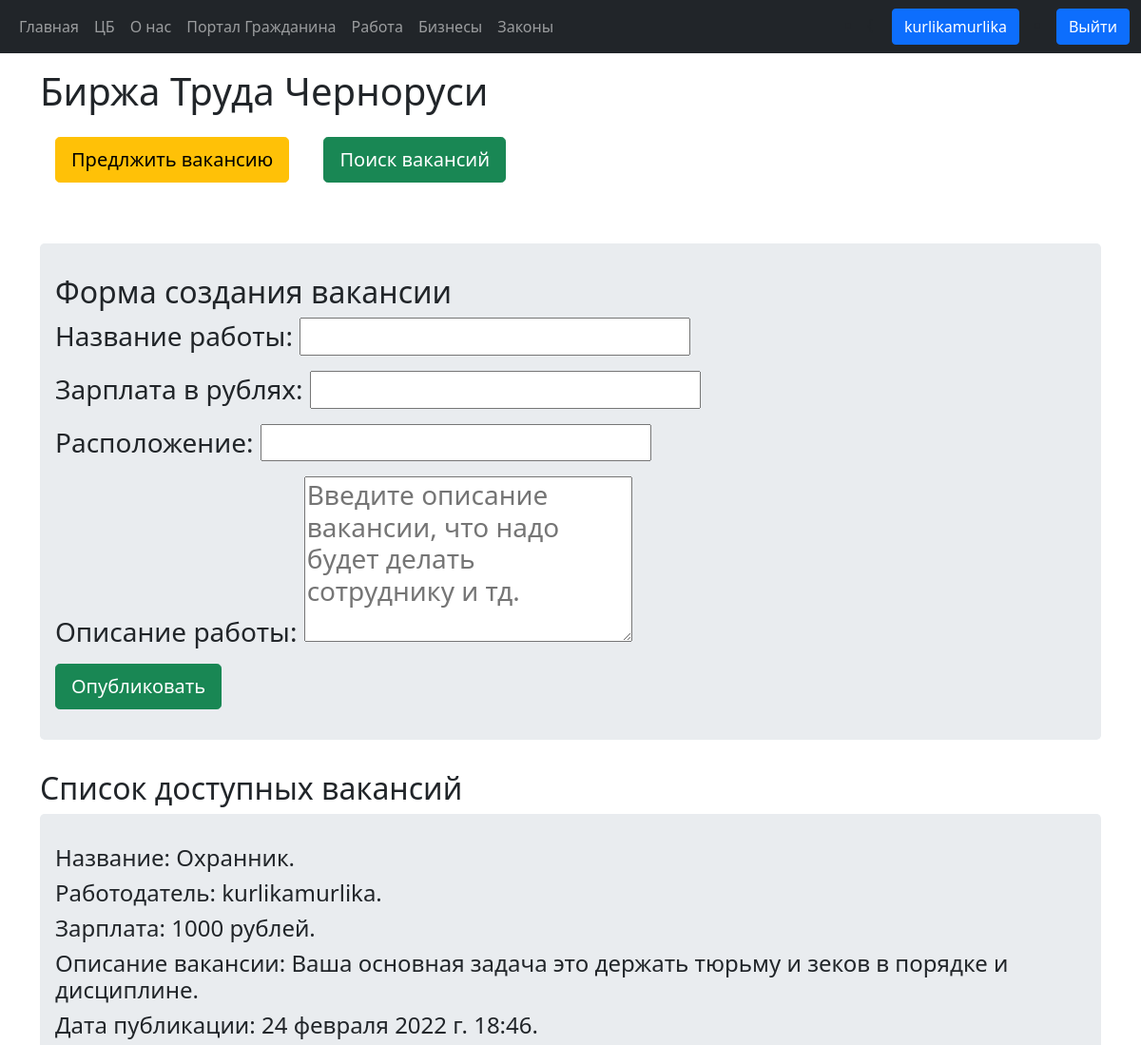
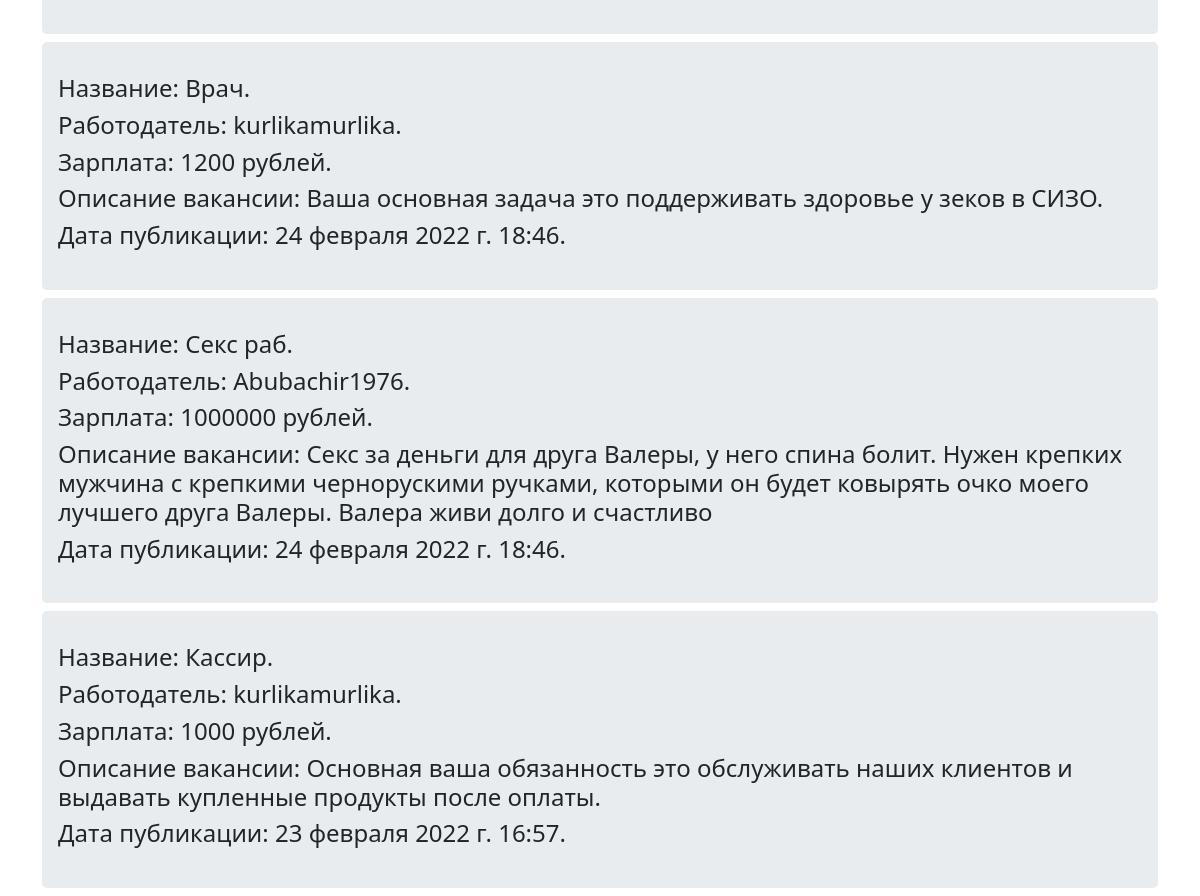
The app's page /jobs/ (signed in) with its own data (2 pictures, top to bottom).
### bank/models.py (models this page shows, shortened)
class JobOffer(models.Model):
    employer = models.ForeignKey(User, on_delete=models.CASCADE, related_name='job_offers')
    job_name = models.CharField(max_length=50)
    salary = models.IntegerField(default=0)
    location = models.CharField(max_length=100, default='Черногорск')
    description = models.TextField()
    pub_time = models.DateTimeField(default=timezone.now)
    class Meta:
        ordering = ['-pub_time']

### bank/views.py (the view)
# urls.py: path('jobs/', views.jobs, name='jobs'),
def jobs(request):
    form = JobOfferForm(request.POST or None)
    job_list = JobOffer.objects.order_by('-pub_time')
    jobs_dict = {
        'form': form,
        'job_list': job_list,
    }
    if form.is_valid():
        job_offer = form.save(commit=False)
        job_offer.employer = request.user
        job_offer.pub_time = timezone.now()
        job_offer.save()
        return HttpResponseRedirect(reverse('bank:index'))
    return render(request, 'bank/jobs.html', context=jobs_dict)

### bank/forms.py
class JobOfferForm(forms.ModelForm):
    job_name = forms.CharField(label='Название работы')
    salary = forms.IntegerField(min_value=0, label='Зарплата в рублях')
    location = forms.CharField(label="Расположение")
    description = forms.CharField(widget=forms.Textarea(attrs={'rows': 5, 'cols': 20, 'placeholder': 'Введите описание вакансии, что надо будет делать сотруднику и тд.'}), label="Описание работы")
    class Meta:
        model = JobOffer
        exclude = ('employer', 'pub_time',)

### bank/templates/bank/jobs.html (shortened to what this page needs)
<!DOCTYPE html>
{% extends 'bank/base.html' %}
{% block body_content %}
    <h1>Биржа Труда Черноруси</h1>
    <div class="mb-5">
        <a class="btn btn-warning btn-lg m-3" href="#job-offer">Предлжить вакансию</a>
        <a class="btn btn-success btn-lg m-3" href="#job-list">Поиск вакансий</a>
    </div>
    <div class="jumbotron" id="job-offer">
        <h2>Форма создания вакансии</h2>
        <form method="post">
            <h3>{{ form.as_p }}</h3>
            <button type="submit" class="btn btn-success btn-lg">Опубликовать</button>
        </form>
    </div>
    <div id="job-list">
        <h2>Список доступных вакансий</h2>
        {% for job in job_list %}
            <div class="jumbotron my-2">
                <h4>Название: {{ job.job_name }}.</h4>
                <h4>Работодатель: {{ job.employer.username }}.</h4>
                <h4>Зарплата: {{ job.salary }} рублей.</h4>
                <h4>Описание вакансии: {{ job.description }}</h4>
                <h4>Дата публикации: {{ job.pub_time }}.</h4>
            </div>
        {% endfor %}
    </div>
{% endblock %}

### bank/templates/bank/base.html (shortened to what this page needs)
<!DOCTYPE html>
<html lang="ru">
{% load static %}
<head>
    <link href="https://cdn.jsdelivr.net/npm/bootstrap@5.1.2/dist/css/bootstrap.min.css" rel="stylesheet">
    <link href="{% static 'bank/style.css' %}" rel="stylesheet">
</head>
<body>
<nav class="navbar navbar-expand-sm bg-dark navbar-dark">
        <div class="container-fluid">
            <ul class="navbar-nav">
                <li class="nav-item">
                    <a class="nav-link" href="{% url 'bank:index' %}">Главная</a>
                </li>
                <li class="nav-item">
                    <a class="nav-link" href="{% url 'bank:send' %}">ЦБ</a>
                </li>
                <li class="nav-item">
                    <a class="nav-link" href="{% url 'bank:about_us' %}">О нас</a>
                </li>
                <li class="nav-item">
                    <a class='nav-link' href="{% url 'bank:citizen' %}">Портал Гражданина</a>
                </li>
                <li class="nav-item">
                    <a class='nav-link' href="{% url 'bank:jobs' %}">Работа</a>
                </li>
                <li class="nav-item">
                    <a class='nav-link' href="{% url 'bank:businesses' %}">Бизнесы</a>
                </li>
                <li class="nav-item">
                    <a class="nav-link" href="{% url 'bank:laws' %}">Законы</a>
                </li>
            </ul>
            <div class="d-flex">
                {% if user.is_authenticated %}
                    <li class="nav-item">{
                        <a class="btn btn-primary mx-3" href="{% url 'bank:profile'%}">{{ user.get_username }}</a></li>
                    <li class="nav-item">
                        <a class="btn btn-primary" href="{% url 'logout'%}?next={{request.path}}">Выйти</a>
                    </li>
                {% endif %}
            </div>
        </div>
</nav>
<div class="container mt-3">
{% if user.is_authenticated %}
{% block body_content %}
{% endblock %}
{% else %}
<h1>Войдите в аккаунт для дальнейшего использования</h1>
{% endif %}
</div>
</body>
</html>

### bank/static/bank/style.css (style rules this page uses)
.jumbotron { padding: 2rem 1rem; margin-bottom: 2rem; background-color: #e9ecef; border-radius: .3rem; }

### records on screen
JobOffer: job_name "Охранник", employer.username "kurlikamurlika", salary "1000", description "Ваша основная задача это держать тюрьму и зеков в порядке и дисциплине.", pub_time "24 февраля 2022 г. 18:46"
JobOffer: job_name "Врач", employer.username "kurlikamurlika", salary "1200", description "Ваша основная задача это поддерживать здоровье у зеков в СИЗО.", pub_time "24 февраля 2022 г. 18:46"
JobOffer: job_name "Секс раб", employer.username "Abubachir1976", salary "1000000", description "Секс за деньги для друга Валеры, у него спина болит. Нужен крепких мужчина с крепкими чернорускими ручками, которыми он будет ковырять очко моего лучшего друга Валеры. Валера живи долго и счастливо", pub_time "24 февраля 2022 г. 18:46"
JobOffer: job_name "Кассир", employer.username "kurlikamurlika", salary "1000", description "Основная ваша обязанность это обслуживать наших клиентов и выдавать купленные продукты после оплаты.", pub_time "23 февраля 2022 г. 16:57"

### other values on screen
{{ user.get_username }} "kurlikamurlika"
